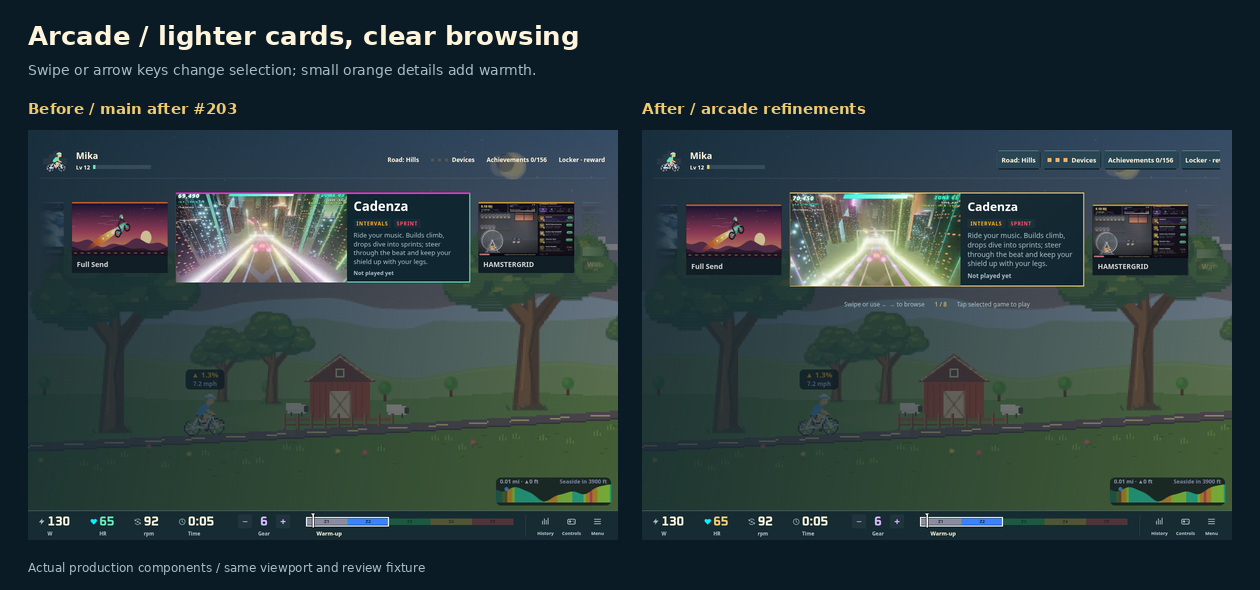
#> input picture docs/visual-polish/arcade-refinements/arcade-comparison.png, 1260 x 590 px, given in place of pause-390.png, which was not available
$ python package-ui-refinements.py
#> lines starting #> are read from the running program, lines starting #| are printed output that depends on the picture
"""Build shareable review sheets from actual before/after browser captures."""
from pathlib import Path
from PIL import Image, ImageDraw, ImageFont
OUT=Path('docs/visual-polish/arcade-refinements')
FONT='/usr/share/fonts/truetype/dejavu/DejaVuSans.ttf'
BOLD='/usr/share/fonts/truetype/dejavu/DejaVuSans-Bold.ttf'
BG,FG,DIM,GOLD='#0b1b25','#fff4dc','#a7bdc6','#efca70'
def label(draw,xy,value,size=16,color=FG,bold=False):
    draw.text(xy,value,font=ImageFont.truetype(BOLD if bold else FONT,size),fill=color)
def picture(path,width):
#> called with path = 'before/pause-390.png', width = 390
    pic=Image.open(OUT/path).convert('RGB')
#> pic is the input picture: PIL image 1260x590 RGB; mean R, G, B 43.1, 59.2, 60.7
    return pic.resize((width,round(pic.height*width/pic.width)),Image.Resampling.LANCZOS)
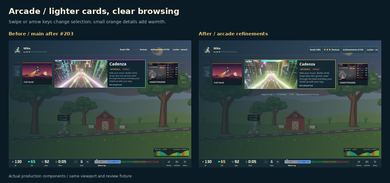
#> returned value: PIL image 390x183 RGB; mean R, G, B 43.1, 59.2, 60.7
def comparison(view,width,title,note):
    pics=[picture(f'{v}/{view}-{width}.png',390 if width==390 else 590) for v in ['before','after']]
#> call 2 of picture, with path = 'after/pause-390.png', width = 390
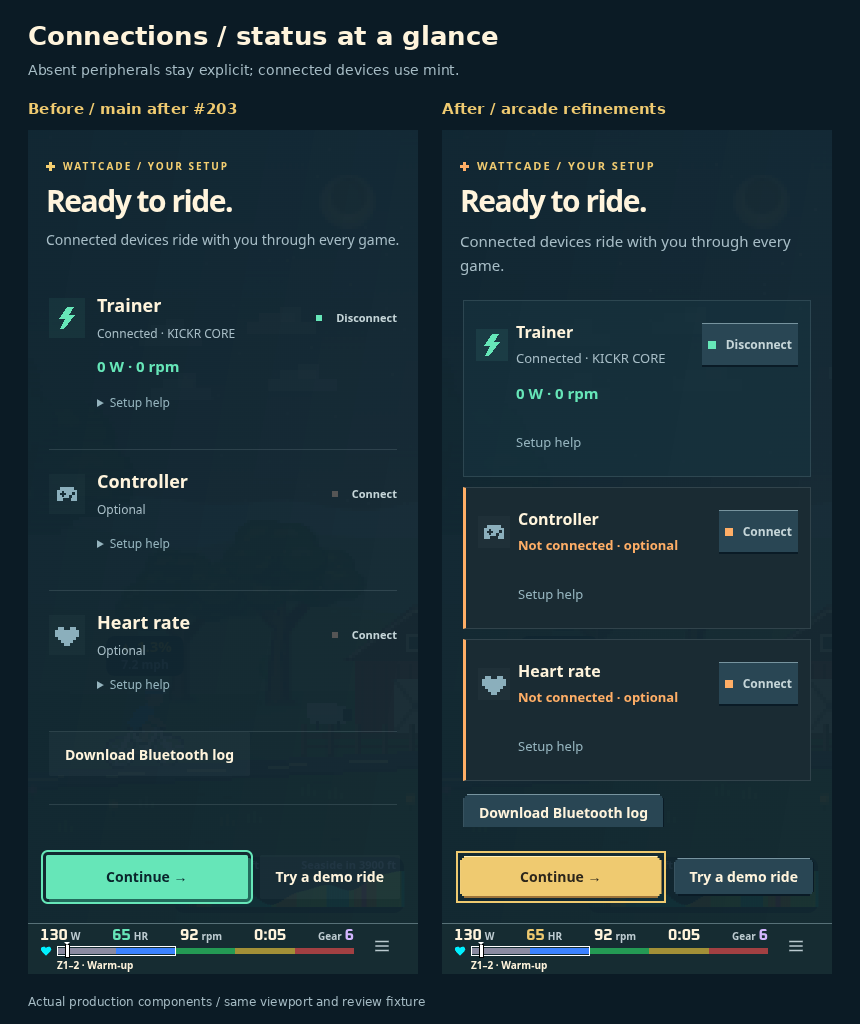
#> input picture docs/visual-polish/arcade-refinements/connect-comparison.png, 860 x 1024 px, given in place of pause-390.png, which was not available
#> in picture, pic is the input picture: PIL image 860x1024 RGB; mean R, G, B 29.5, 49.5, 56.4
#> in picture (call 2), `return pic.resize((width,round(pic.height*width/pic.width)),Image.Resa..`:
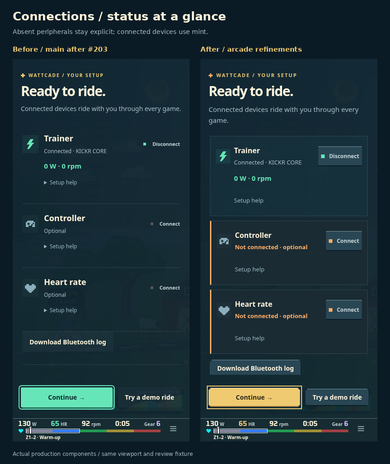
#> returned value: PIL image 390x464 RGB; mean R, G, B 29.4, 49.4, 56.4
#> pics = 2 items
    sheet=Image.new('RGB',(sum(p.width for p in pics)+80,max(p.height for p in pics)+180),BG);d=ImageDraw.Draw(sheet)
#> after `sheet = Image.new('RGB', (sum((p.width for p in pics)) + 80, max((p.he`:
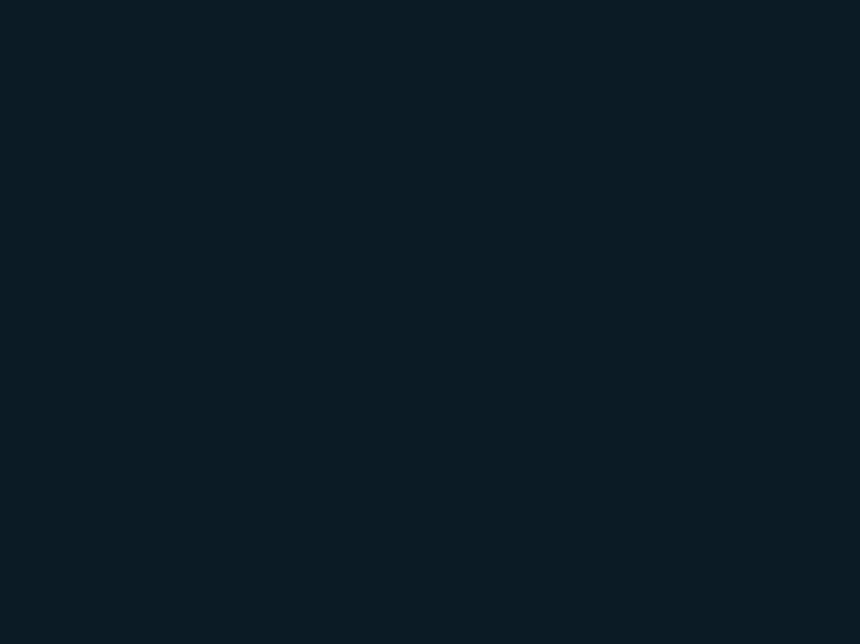
#> sheet: PIL image 860x644 RGB; mean R, G, B 11, 27, 37
    label(d,(28,20),title,26,bold=True);label(d,(28,62),note,14,DIM)
    x=28
    for name,p in zip(['Before / main after #203','After / arcade refinements'],pics):
        label(d,(x,100),name,15,GOLD,True);sheet.paste(p,(x,130));x+=p.width+24
#> this loop made 2 passes
#> (name, x) on passes 1 to 2: ('Before / main after #203', 442), ('After / arcade refinements', 856)
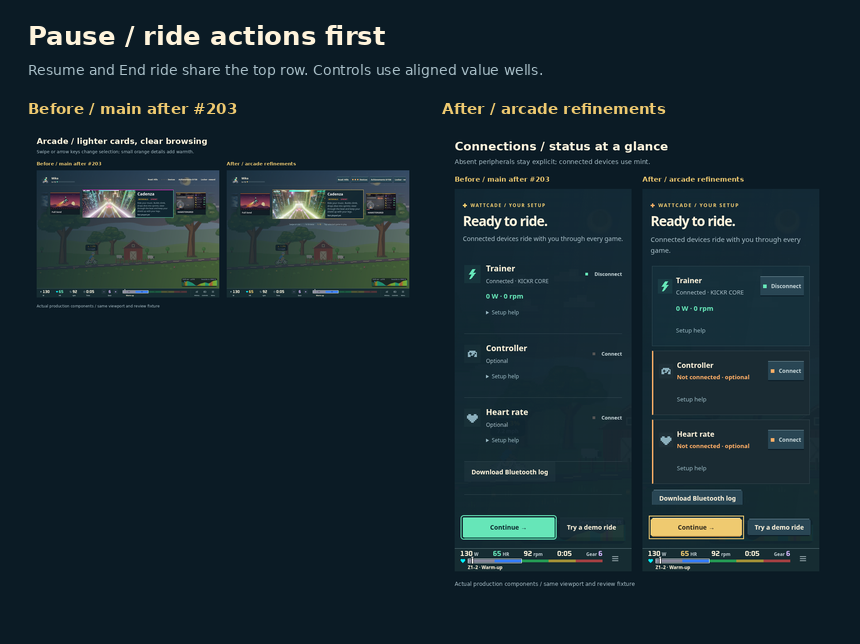
#> sheet: PIL image 860x644 RGB; mean R, G, B 23.4, 40.4, 47.9
#> after the loop, x = 856
    label(d,(28,sheet.height-30),'Actual production components / same viewport and review fixture',12,DIM)
    sheet.save(OUT/f'{view}-comparison.png');return sheet
#> after `sheet.save(OUT / f'{view}-comparison.png')`:
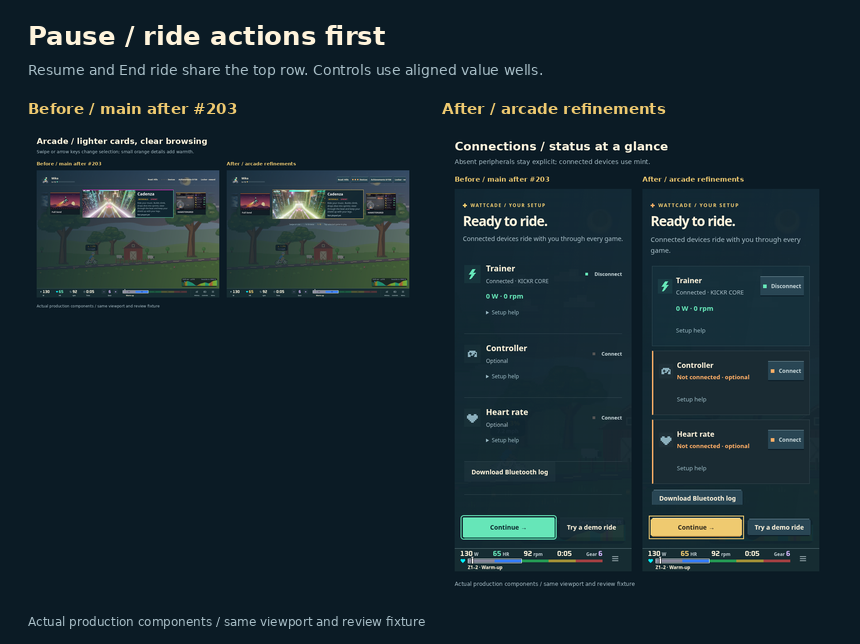
#> saved as pause-comparison.png: PIL image 860x644 RGB; mean R, G, B 23.6, 40.7, 48.2
pages=[comparison('pause',390,'Pause / ride actions first','Resume and End ride share the top row. Controls use aligned value wells.'),
comparison('connect',390,'Connections / status at a glance','Absent peripherals stay explicit; connected devices use mint.'),
comparison('riders',1180,'Riders / bounded pixel artwork','Square portraits keep the rider proportionate on landscape screens.'),
comparison('arcade',1180,'Arcade / lighter cards, clear browsing','Swipe or arrow keys change selection; small orange details add warmth.'),
comparison('controls',390,'Controls / consistent chrome','Readable labels and the same shallow keys as the rest of the menus.'),
comparison('reward',390,'Rewards / gold selection, purple atmosphere','Gold marks the choice. Purple belongs to labels and the rider backdrop.')]
#> (the run stopped early here; a loop or call above may not have finished)
